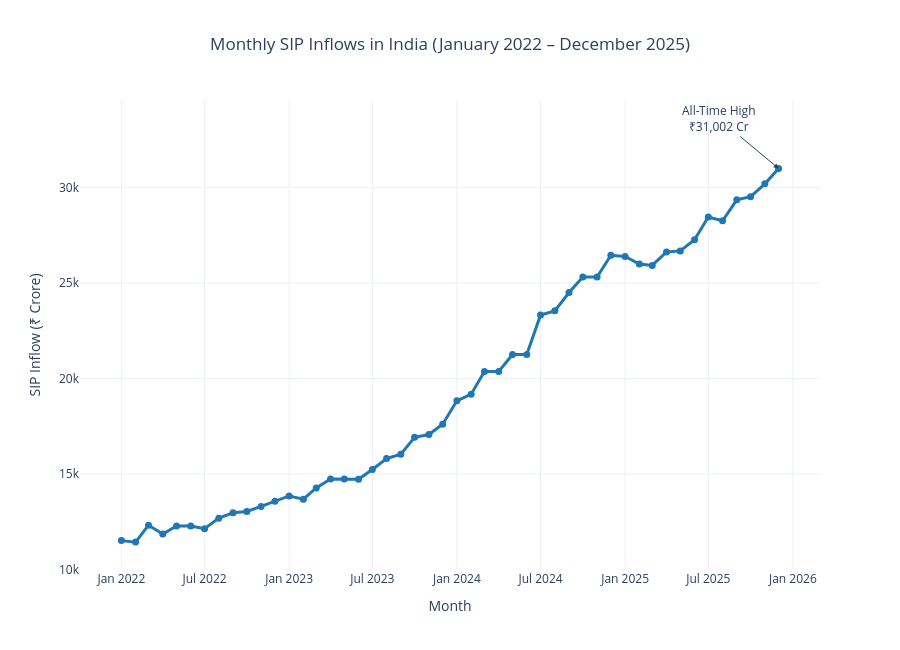

The notebook cell this image was saved under:
### Code cell
import plotly.express as px

fig = px.line(
    sip_df,
    x="month",
    y="sip_inflow_crore",
    markers=True,
    title="Monthly SIP Inflows in India (January 2022 – December 2025)",
    labels={
        "month": "Month",
        "sip_inflow_crore": "SIP Inflow (₹ Crore)"
    },
    template="plotly_white"
)

# Improve line and marker appearance
fig.update_traces(
    line=dict(color="#1f77b4", width=3),
    marker=dict(size=7)
)

# Annotate all-time high (Dec 2025)
fig.add_annotation(
    x="2025-12-01",
    y=31002,
    text="All-Time High<br>₹31,002 Cr",
    showarrow=True,
    arrowhead=2,
    ax=-60,
    ay=-50,
    font=dict(size=12)
)

# Improve layout
fig.update_layout(
    title_x=0.5,
    hovermode="x unified",
    xaxis_title="Month",
    yaxis_title="SIP Inflow (₹ Crore)",
    font=dict(size=12),
    height=650
)

fig.show()

### Figure 1 — Plotly figure (JSON) as saved in the notebook; plotly's stock layout.template omitted (floating-point values rounded to 4 significant figures)
{"data": [{"hovertemplate": "Month=%{x}<br>SIP Inflow (₹ Crore)=%{y}<extra></extra>", "legendgroup": "", "line": {"color": "#1f77b4", "dash": "solid", "width": 3}, "marker": {"size": 7, "symbol": "circle"}, "mode": "lines+markers", "name": "", "orientation": "v", "showlegend": false, "type": "scatter", "x": ["2022-01-01T00:00:00", "2022-02-01T00:00:00", "2022-03-01T00:00:00", "2022-04-01T00:00:00", "2022-05-01T00:00:00", "2022-06-01T00:00:00", "2022-07-01T00:00:00", "2022-08-01T00:00:00", "2022-09-01T00:00:00", "2022-10-01T00:00:00", "2022-11-01T00:00:00", "2022-12-01T00:00:00", "2023-01-01T00:00:00", "2023-02-01T00:00:00", "2023-03-01T00:00:00", "2023-04-01T00:00:00", "2023-05-01T00:00:00", "2023-06-01T00:00:00", "2023-07-01T00:00:00", "2023-08-01T00:00:00", "2023-09-01T00:00:00", "2023-10-01T00:00:00", "2023-11-01T00:00:00", "2023-12-01T00:00:00", "2024-01-01T00:00:00", "2024-02-01T00:00:00", "2024-03-01T00:00:00", "2024-04-01T00:00:00", "2024-05-01T00:00:00", "2024-06-01T00:00:00", "2024-07-01T00:00:00", "2024-08-01T00:00:00", "2024-09-01T00:00:00", "2024-10-01T00:00:00", "2024-11-01T00:00:00", "2024-12-01T00:00:00", "2025-01-01T00:00:00", "2025-02-01T00:00:00", "2025-03-01T00:00:00", "2025-04-01T00:00:00", "2025-05-01T00:00:00", "2025-06-01T00:00:00", "2025-07-01T00:00:00", "2025-08-01T00:00:00", "2025-09-01T00:00:00", "2025-10-01T00:00:00", "2025-11-01T00:00:00", "2025-12-01T00:00:00"], "xaxis": "x", "y": [11517, 11438, 12328, 11863, 12286, 12276, 12140, 12694, 12976, 13040, 13306, 13573, 13856, 13687, 14276, 14749, 14749, 14734, 15245, 15814, 16042, 16928, 17073, 17610, 18838, 19187, 20371, 20371, 21262, 21262, 23332, 23547, 24509, 25323, 25320, 26459, 26400, 25999, 25926, 26632, 26688, 27274, 28464, 28265, 29361, 29529, 30200, 31002], "yaxis": "y"}], "layout": {"annotations": [{"arrowhead": 2, "ax": -60, "ay": -50, "font": {"size": 12}, "showarrow": true, "text": "All-Time High<br>₹31,002 Cr", "x": "2025-12-01", "y": 31002}], "font": {"size": 12}, "height": 650, "hovermode": "x unified", "legend": {"tracegroupgap": 0}, "title": {"text": "Monthly SIP Inflows in India (January 2022 – December 2025)", "x": 0.5}, "xaxis": {"anchor": "y", "domain": [0, 1], "title": {"text": "Month"}}, "yaxis": {"anchor": "x", "domain": [0, 1], "title": {"text": "SIP Inflow (₹ Crore)"}}}}
